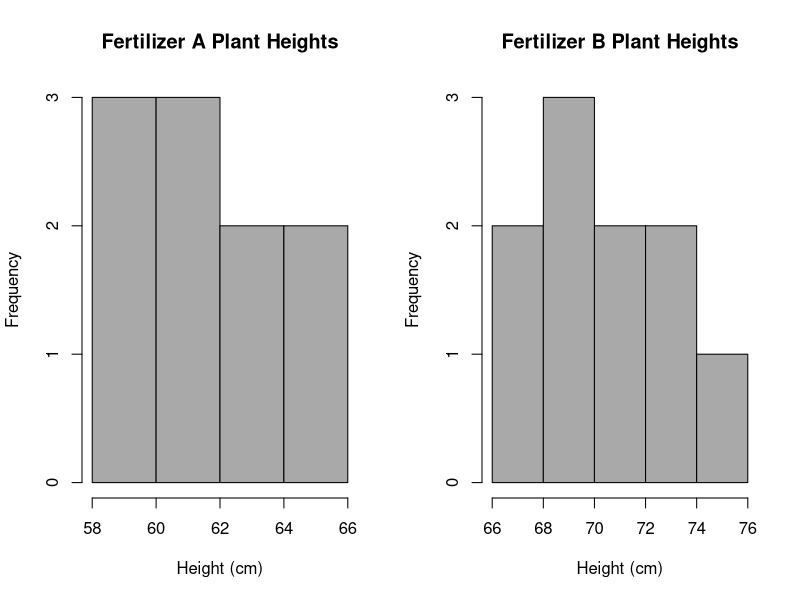

Source code (R):
## ---- chunk 1
# Data 
data_A <- c(62, 65, 58, 60, 64, 61, 63, 59, 66, 62)
data_B <- c(68, 72, 70, 71, 69, 73, 67, 70, 75, 74)

# Creating histograms
par(mfrow = c(1, 2)) 

# Histogram for Fertilizer A
hist(data_A, breaks = 5, col = "darkgray", 
     main = "Fertilizer A Plant Heights", xlab = "Height (cm)", 
     ylab = "Frequency")

# Histogram for Fertilizer B
hist(data_B, breaks = 5, col = "darkgray", 
     main = "Fertilizer B Plant Heights", 
     xlab = "Height (cm)")
## ---- chunk 2
# Performing a t-test
t_test_result <- t.test(data_A, data_B)
t_test_result
## ---- chunk 3
#install.packages("BayesFactor")
library(BayesFactor)

# Performing Bayesian t-test
bayes_test_result <- ttestBF(x = data_A, y = data_B)
bayes_test_result
